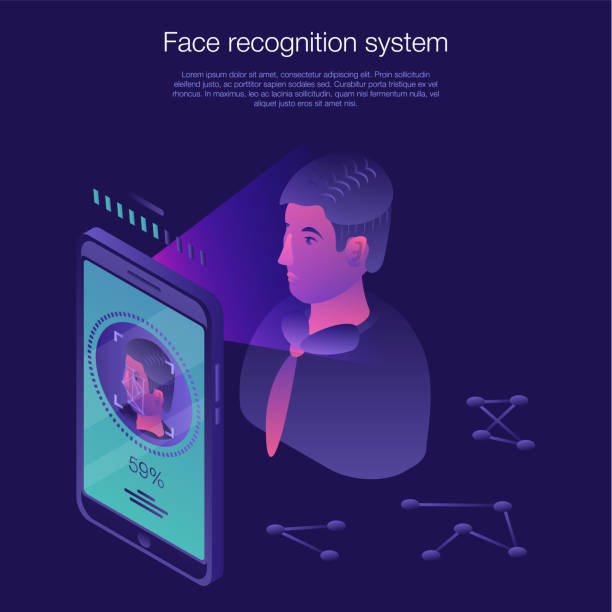
#> input picture bg1.png, 612 x 612 px, given in place of the camera
$ python Dataset.py
#> lines starting #> are read from the running program, lines starting #| are printed output that depends on the picture
import cv2
import pickle
import numpy as np
import os

# Check camera functionality
video = cv2.VideoCapture(0)
if not video.isOpened():
    raise Exception("Camera not found or not accessible.")

# Load face detection model
facedetect = cv2.CascadeClassifier('haarcascade_frontalface_default.xml')
if facedetect.empty():
    raise FileNotFoundError("Haarcascade file 'haarcascade_frontalface_default.xml' not found.")

faces_data = []
i = 0

name = input("Enter Your Name: ")
#> the answer given: bg1.png

while True:
    ret, frame = video.read()
#> frame is the input picture: shape (612, 612, 3); mean B, G, R 100.4, 34.4, 45
    if not ret:
        print("Failed to capture a frame. Exiting...")
        break

    gray = cv2.cvtColor(frame, cv2.COLOR_BGR2GRAY)
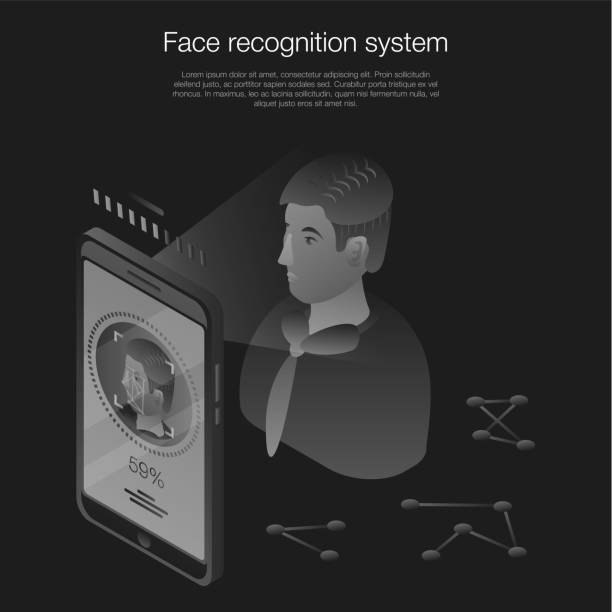
#> gray: shape (612, 612); min 4, max 255, mean 45.3
    faces = facedetect.detectMultiScale(gray, 1.3, 5)
#> faces = ()

    for (x, y, w, h) in faces:
        crop_img = frame[y:y + h, x:x + w, :]
        resized_img = cv2.resize(crop_img, (50, 50))  # Fixed size (50x50)

        if len(faces_data) < 100 and i % 10 == 0:
            faces_data.append(resized_img)

        i += 1
        cv2.putText(frame, f"Collected: {len(faces_data)}", (50, 50), cv2.FONT_HERSHEY_COMPLEX, 1, (50, 50, 255), 2)
        cv2.rectangle(frame, (x, y), (x + w, y + h), (50, 50, 255), 2)
#> this loop made 0 passes
#> after the loop, faces_data = []; i = 0

    cv2.imshow("Frame", frame)

    if len(faces_data) == 100:  # Collect exactly 100 images
        print("Data collection complete.")
        break

    if cv2.waitKey(1) & 0xFF == ord('q'):  # Quit with 'q'
#> (key q is pressed here)
        print("Data collection interrupted by user.")
        break

video.release()
cv2.destroyAllWindows()

# Save face data
faces_data = np.asarray(faces_data)
#> faces_data = empty array
#> (the run stopped early here; a loop or call above may not have finished)
